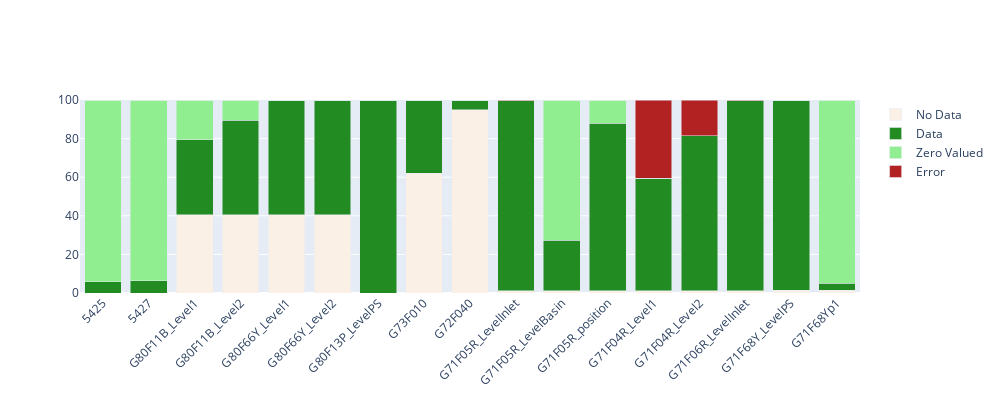

The code cell stored with this chart in its notebook:
### Code cell
# stacked plotly bar chart
fig = go.Figure()
data = []
#for name in list(indicator_metadata.keys())[::-1]:
for name in indicator_metadata:
    i = indicator_metadata[name]['value']
    row = I_agg_df.loc[i].values
    data.append(go.Bar(
        x=I_agg_df.columns,
        y=row,
        name=indicator_2_name[i],
        marker_color=indicator_2_color[i],
        # add hoverinfo, percentage of the total
        hoverinfo='y', 
        hovertemplate='%{y:.2f}%',
        ))

fig.add_traces(data)

fig.update_layout(
    barmode='stack', 
    xaxis_tickangle=-45,
    height=400, 
    width=1000,
    barnorm='percent',
    legend=dict(traceorder='normal'),  # Reverse the order of the legend items

)
fig.show()

### Figure 1 — Plotly figure (JSON) as saved in the notebook; plotly's stock layout.template omitted (floating-point values rounded to 4 significant figures)
{"data": [{"hoverinfo": "y", "hovertemplate": "%{y:.2f}%", "marker": {"color": "linen"}, "name": "No Data", "type": "bar", "x": ["5425", "5427", "G80F11B_Level1", "G80F11B_Level2", "G80F66Y_Level1", "G80F66Y_Level2", "G80F13P_LevelPS", "G73F010", "G72F040", "G71F05R_LevelInlet", "G71F05R_LevelBasin", "G71F05R_position", "G71F04R_Level1", "G71F04R_Level2", "G71F06R_LevelInlet", "G71F68Y_LevelPS", "G71F68Yp1"], "y": [0, 0, 425536, 425536, 425532, 425532, 0, 653760, 998798, 13638, 13638, 13638, 13318, 13318, 13638, 14062, 14099]}, {"hoverinfo": "y", "hovertemplate": "%{y:.2f}%", "marker": {"color": "forestgreen"}, "name": "Data", "type": "bar", "x": ["5425", "5427", "G80F11B_Level1", "G80F11B_Level2", "G80F66Y_Level1", "G80F66Y_Level2", "G80F13P_LevelPS", "G73F010", "G72F040", "G71F05R_LevelInlet", "G71F05R_LevelBasin", "G71F05R_position", "G71F04R_Level1", "G71F04R_Level2", "G71F06R_LevelInlet", "G71F68Y_LevelPS", "G71F68Yp1"], "y": [61636, 67204, 409455, 516874, 625461, 625317, 1050965, 397771, 53740, 1034666, 274265, 912403, 611464, 844410, 1034694, 1036527, 40138]}, {"hoverinfo": "y", "hovertemplate": "%{y:.2f}%", "marker": {"color": "lightgreen"}, "name": "Zero Valued", "type": "bar", "x": ["5425", "5427", "G80F11B_Level1", "G80F11B_Level2", "G80F66Y_Level1", "G80F66Y_Level2", "G80F13P_LevelPS", "G73F010", "G72F040", "G71F05R_LevelInlet", "G71F05R_LevelBasin", "G71F05R_position", "G71F04R_Level1", "G71F04R_Level2", "G71F06R_LevelInlet", "G71F68Y_LevelPS", "G71F68Yp1"], "y": [991005, 985437, 217650, 110231, 1614, 1755, 1629, 1107, 0, 1, 763409, 126600, 1, 1, 1, 1909, 997881]}, {"hoverinfo": "y", "hovertemplate": "%{y:.2f}%", "marker": {"color": "firebrick"}, "name": "Error", "type": "bar", "x": ["5425", "5427", "G80F11B_Level1", "G80F11B_Level2", "G80F66Y_Level1", "G80F66Y_Level2", "G80F13P_LevelPS", "G73F010", "G72F040", "G71F05R_LevelInlet", "G71F05R_LevelBasin", "G71F05R_position", "G71F04R_Level1", "G71F04R_Level2", "G71F06R_LevelInlet", "G71F68Y_LevelPS", "G71F68Yp1"], "y": [0, 0, 0, 0, 34, 37, 47, 3, 103, 4336, 1329, 0, 427858, 194912, 4308, 143, 523]}], "layout": {"barmode": "stack", "barnorm": "percent", "height": 400, "legend": {"traceorder": "normal"}, "width": 1000, "xaxis": {"tickangle": -45}}}
